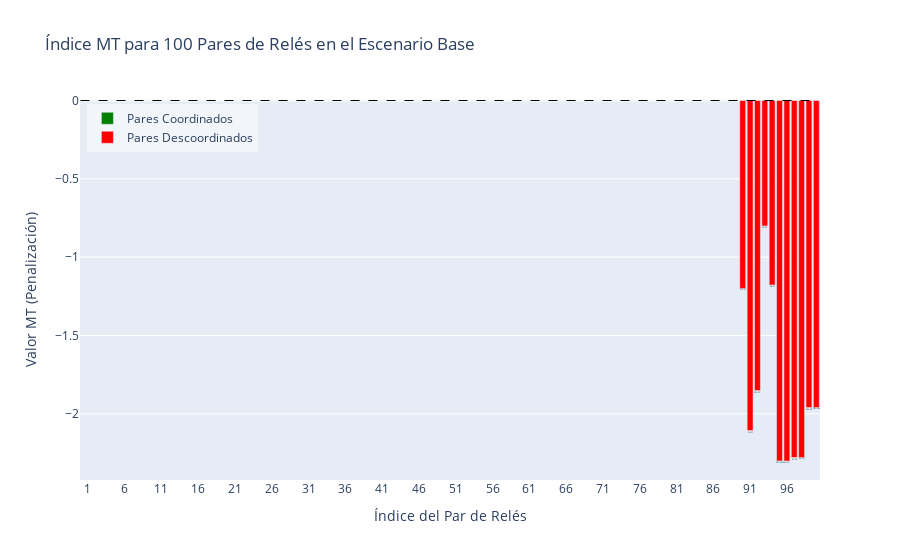
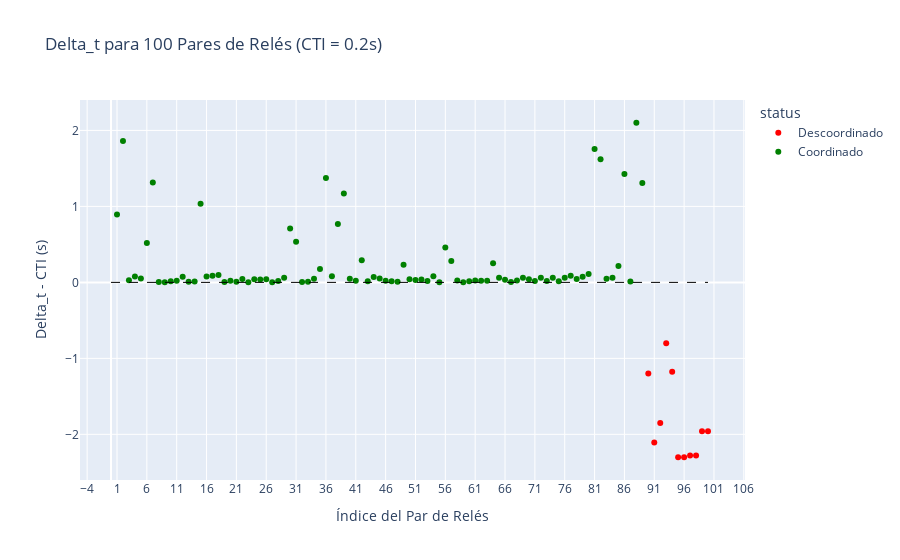
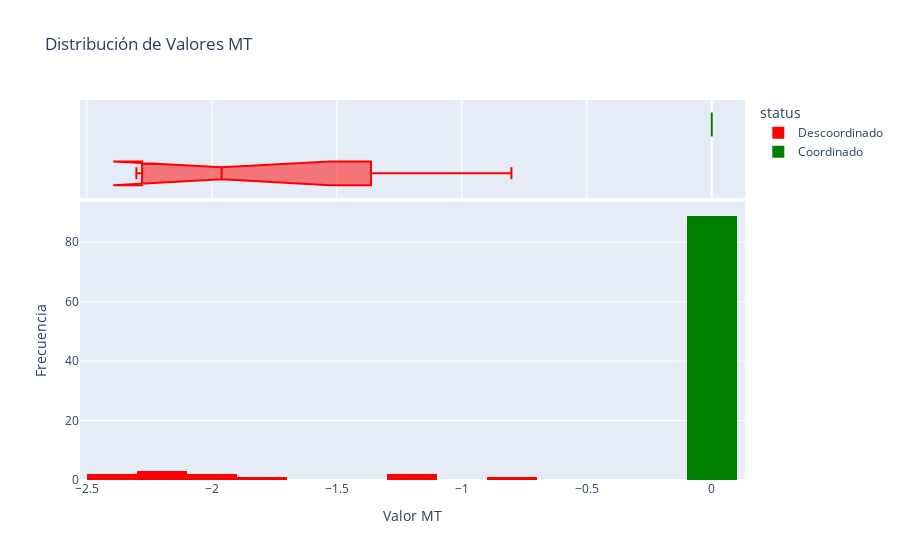

Write notebook code for charts like these, in order.
### Code cell
import json
import os
import math
import copy # Para crear copias de los diccionarios si es necesario

# --- Constantes ---
CTI = 0.2  # Intervalo de tiempo de coordinación típico (en segundos)
TARGET_SCENARIO_ID = "scenario_15" # Escenario específico a analizar

# --- Ruta del archivo ---
input_file = "/Users/gustavo/Documents/Projects/TESIS_UNAL/ADAPTIVE_ALGORITHM/data/processed/independent_relay_pairs_optimization.json"

print(f"Archivo de entrada: {input_file}")
print(f"Analizando SOLAMENTE para: '{TARGET_SCENARIO_ID}'")

# Listas para clasificar los pares del escenario objetivo
coordinated_pairs = []
uncoordinated_pairs = []

try:
    # 1. Cargar el archivo JSON (lista de pares)
    print("Cargando datos (lista de pares)...")
    with open(input_file, 'r') as f:
        relay_pairs_data = json.load(f)
    print("Datos cargados correctamente.")

    # Validar que es una lista
    if not isinstance(relay_pairs_data, list):
        raise TypeError(f"Error: El archivo {input_file} no contiene una lista JSON.")

    # 2. Procesar cada par de relés, filtrando por scenario_id
    print(f"Calculando delta_t, mt y clasificando pares para '{TARGET_SCENARIO_ID}'...")
    total_pairs_read = 0
    scenario_pairs_found = 0
    skipped_pairs_count = 0 # Pares omitidos DENTRO del scenario_id objetivo

    for pair_entry in relay_pairs_data:
        total_pairs_read += 1
        if not isinstance(pair_entry, dict):
            # Contar como leído pero no procesado si no es diccionario
            continue

        # --- FILTRAR POR SCENARIO_ID ---
        current_scenario_id = pair_entry.get("scenario_id")
        if current_scenario_id != TARGET_SCENARIO_ID:
            continue # Omitir este par si no es del escenario objetivo
        # ---------------------------------

        # Si llegamos aquí, el par pertenece a TARGET_SCENARIO_ID
        scenario_pairs_found += 1

        # Obtener información de los relés de forma segura
        main_relay_info = pair_entry.get('main_relay')
        backup_relay_info = pair_entry.get('backup_relay')

        if not isinstance(main_relay_info, dict) or not isinstance(backup_relay_info, dict):
            print(f"Advertencia ({TARGET_SCENARIO_ID}): Falta información de relé principal o de respaldo en: {pair_entry.get('line', 'N/A')}-{pair_entry.get('fault', 'N/A')}. Par omitido.")
            skipped_pairs_count += 1
            continue

        # Obtener tiempos de operación de forma segura
        main_time = main_relay_info.get('Time_out')
        backup_time = backup_relay_info.get('Time_out')

        # Validar que los tiempos son números
        if not isinstance(main_time, (int, float)) or not isinstance(backup_time, (int, float)):
            print(f"Advertencia ({TARGET_SCENARIO_ID}): Tiempo(s) de operación no numéricos o faltantes en: {pair_entry.get('line', 'N/A')}-{pair_entry.get('fault', 'N/A')} (Main: {main_time}, Backup: {backup_time}). Par omitido.")
            skipped_pairs_count += 1
            continue

        # --- Realizar Cálculos ---
        delta_t = backup_time - main_time - CTI
        mt = (delta_t - abs(delta_t)) / 2  # Penalización solo si delta_t es negativo

        # Crear una copia del par y añadirle los resultados del cálculo
        pair_info = copy.deepcopy(pair_entry)
        pair_info['delta_t'] = delta_t
        pair_info['mt'] = mt

        # --- Clasificar (solo pares del TARGET_SCENARIO_ID) ---
        if delta_t >= 0:
            coordinated_pairs.append(pair_info)
        else:
            uncoordinated_pairs.append(pair_info)

    print("Procesamiento de pares completado.")

    # 3. Calcular Métricas Finales (solo para TARGET_SCENARIO_ID)
    if scenario_pairs_found == 0:
         print (f"No se encontraron pares válidos para '{TARGET_SCENARIO_ID}' en el archivo.")
    else:
        total_valid_pairs_scenario = len(coordinated_pairs) + len(uncoordinated_pairs) # Pares válidos DENTRO del escenario
        miscoordination_count_scenario = len(uncoordinated_pairs)
        # Sumar 'mt' solo de los pares del escenario objetivo (que son los únicos en las listas)
        tmt_total_scenario = sum(pair["mt"] for pair in coordinated_pairs + uncoordinated_pairs)


        # 4. Imprimir Resultados
        print(f"\n--- Resultados del Análisis de Coordinación para '{TARGET_SCENARIO_ID}' ---")
        print(f"Total de pares leídos del archivo: {total_pairs_read}")
        print(f"Total de pares encontrados para '{TARGET_SCENARIO_ID}': {scenario_pairs_found}")
        if skipped_pairs_count > 0:
            print(f"Pares omitidos DENTRO de '{TARGET_SCENARIO_ID}' (datos inválidos/faltantes): {skipped_pairs_count}")
        print(f"Total de pares válidos analizados para '{TARGET_SCENARIO_ID}': {total_valid_pairs_scenario}")
        print(f"Número de pares coordinados (delta_t >= 0) en '{TARGET_SCENARIO_ID}': {len(coordinated_pairs)}")
        print(f"Número de pares DESCOORDINADOS (delta_t < 0) en '{TARGET_SCENARIO_ID}': {miscoordination_count_scenario}")
        print(f"Suma total de penalización por descoordinación (TMT Total) para '{TARGET_SCENARIO_ID}': {tmt_total_scenario:.5f}") # Imprimir con 5 decimales

except FileNotFoundError:
    print(f"Error CRÍTICO: No se pudo encontrar el archivo de entrada: {input_file}")
except TypeError as e:
    print(f"Error CRÍTICO: Problema con el tipo de datos esperado en el archivo JSON: {e}")
except json.JSONDecodeError as e:
    print(f"Error CRÍTICO: El archivo de entrada JSON ({input_file}) está mal formado: {e}")
except Exception as e:
    import traceback
    print(f"Error inesperado durante el procesamiento: {e}")
    print("--- Traceback ---")
    traceback.print_exc()
    print("-----------------")

import plotly.graph_objects as go
import plotly.express as px
import pandas as pd
import numpy as np

# Preparar los datos para la gráfica
def prepare_data_for_plot(coordinated_pairs, uncoordinated_pairs):
    # Combinar ambas listas
    all_pairs = coordinated_pairs + uncoordinated_pairs
    
    # Crear un DataFrame para facilitar el manejo de datos
    pairs_data = []
    for idx, pair in enumerate(all_pairs):
        # CORRECCIÓN: Cambiar 'RelayID' por 'relay' para obtener los identificadores correctos
        main_relay_name = pair.get('main_relay', {}).get('relay', f"Main_{idx}")
        backup_relay_name = pair.get('backup_relay', {}).get('relay', f"Backup_{idx}")
        pair_name = f"{main_relay_name}-{backup_relay_name}"
        
        # También obtener las líneas si están disponibles
        main_line = pair.get('main_relay', {}).get('line', 'N/A')
        backup_line = pair.get('backup_relay', {}).get('line', 'N/A')
        
        pairs_data.append({
            'index': idx + 1,  # Para enumerar los pares
            'pair_name': pair_name,
            'main_relay': main_relay_name,
            'backup_relay': backup_relay_name,
            'main_line': main_line,
            'backup_line': backup_line,
            'mt': pair.get('mt', 0),
            'delta_t': pair.get('delta_t', 0),
            'status': 'Coordinado' if pair.get('delta_t', 0) >= 0 else 'Descoordinado',
            'line': pair.get('line', 'N/A'),
            'fault': pair.get('fault', 'N/A')
        })
    
    return pd.DataFrame(pairs_data)

# Crear la visualización
def plot_mt_values(df):
    # Ordenar por valor de MT (de peor a mejor)
    df_sorted = df.sort_values(by='mt')
    
    # Crear un gráfico de barras para MT
    fig = go.Figure()
    
    # Añadir barras para pares coordinados (en verde)
    coordinated_df = df_sorted[df_sorted['status'] == 'Coordinado']
    fig.add_trace(go.Bar(
        x=coordinated_df['index'],
        y=coordinated_df['mt'],
        name='Pares Coordinados',
        marker_color='green',
        text=coordinated_df['pair_name'],
        hovertemplate='<b>%{text}</b><br>MT: %{y:.5f}<br>Índice: %{x}<extra></extra>'
    ))
    
    # Añadir barras para pares descoordinados (en rojo)
    uncoordinated_df = df_sorted[df_sorted['status'] == 'Descoordinado']
    fig.add_trace(go.Bar(
        x=uncoordinated_df['index'],
        y=uncoordinated_df['mt'],
        name='Pares Descoordinados',
        marker_color='red',
        text=uncoordinated_df['pair_name'],
        hovertemplate='<b>%{text}</b><br>MT: %{y:.5f}<br>Índice: %{x}<extra></extra>'
    ))
    
    # Añadir una línea horizontal en y=0
    fig.add_shape(
        type='line',
        x0=0,
        y0=0,
        x1=len(df),
        y1=0,
        line=dict(color='black', width=1, dash='dash')
    )
    
    # Personalizar la apariencia
    fig.update_layout(
        title=f'Índice MT para {len(df)} Pares de Relés en el Escenario Base',
        xaxis_title='Índice del Par de Relés',
        yaxis_title='Valor MT (Penalización)',
        barmode='group',
        xaxis=dict(
            tickmode='linear',
            tick0=1,
            dtick=5,
        ),
        legend=dict(
            x=0.01,
            y=0.99,
            bgcolor='rgba(255, 255, 255, 0.5)',
            bordercolor='rgba(0, 0, 0, 0.5)'
        )
    )
    
    # Mostrar el gráfico
    fig.show()

    # También crear una gráfica de delta_t para ver la diferencia de tiempos
    fig_delta = px.scatter(
        df_sorted,
        x='index',
        y='delta_t',
        color='status',
        color_discrete_map={'Coordinado': 'green', 'Descoordinado': 'red'},
        hover_data=['pair_name', 'delta_t', 'mt'],
        title=f'Delta_t para {len(df)} Pares de Relés (CTI = {CTI}s)'
    )
    
    # Añadir línea de CTI
    fig_delta.add_shape(
        type='line',
        x0=0,
        y0=0,
        x1=len(df),
        y1=0,
        line=dict(color='black', width=1, dash='dash')
    )
    
    fig_delta.update_layout(
        xaxis_title='Índice del Par de Relés',
        yaxis_title='Delta_t - CTI (s)',
        xaxis=dict(
            tickmode='linear',
            tick0=1,
            dtick=5,
        )
    )
    
    fig_delta.show()
    
    # Gráfico de distribución de valores MT
    fig_hist = px.histogram(
        df_sorted, 
        x='mt',
        color='status',
        color_discrete_map={'Coordinado': 'green', 'Descoordinado': 'red'},
        marginal='box',
        title="Distribución de Valores MT"
    )
    fig_hist.update_layout(
        xaxis_title='Valor MT',
        yaxis_title='Frecuencia',
    )
    fig_hist.show()

# Ejecutar la visualización
try:
    # Preparar los datos
    df = prepare_data_for_plot(coordinated_pairs, uncoordinated_pairs)
    
    # Generar las gráficas
    plot_mt_values(df)
    
    # Mostrar un resumen estadístico
    print("\n--- Resumen Estadístico de MT ---")
    print(f"Mínimo: {df['mt'].min():.5f}")
    print(f"Máximo: {df['mt'].max():.5f}")  # CORREGIDO: era min(), ahora es max()
    print(f"Promedio: {df['mt'].mean():.5f}")
    print(f"Mediana: {df['mt'].median():.5f}")
    
    # Identificar los 5 pares con peor descoordinación (MT más negativo)
    if len(df[df['status'] == 'Descoordinado']) > 0:
        print("\n--- 5 Pares con Mayor Descoordinación ---")
        worst_pairs = df.sort_values(by='mt').head(5)
        for idx, row in worst_pairs.iterrows():
            # MEJORADO: Incluir más información útil en el resumen
            print(f"Par: {row['pair_name']} (Líneas: {row['main_line']}-{row['backup_line']}), Falla: {row['fault']}, MT: {row['mt']:.5f}, Delta_t: {row['delta_t']:.5f}")
    
except Exception as e:
    print(f"Error al crear las gráficas: {e}")

### Figure 1 — Plotly figure (JSON) as saved in the notebook; plotly's stock layout.template omitted (floating-point values rounded to 4 significant figures)
{"data": [{"hovertemplate": "<b>%{text}</b><br>MT: %{y:.5f}<br>Índice: %{x}<extra></extra>", "marker": {"color": "green"}, "name": "Pares Coordinados", "text": ["R27-R26", "R67-R68", "R30-R29", "R40-R41", "R3-R59", "R3-R2", "R59-R60", "R22-R40", "R22-R2", "R66-R67", "R31-R30", "R29-R28", "R65-R66", "R65-R37", "R28-R27", "R64-R65", "R63-R64", "R29-R37", "R32-R31", "R69-R36", "R71-R52", "R71-R14", "R46-R47", "R8-R70", "R44-R45", "R44-R70", "R43-R44", "R6-R62", "R6-R5", "R62-R63", "R25-R43", "R25-R5", "R42-R62", "R42-R43", "R26-R25", "R41-R42", "R4-R3", "R68-R69", "R5-R4", "R38-R39", "R37-R24", "R54-R73", "R17-R16", "R53-R54", "R16-R15", "R52-R53", "R15-R34", "R15-R14", "R51-R34", "R51-R52", "R14-R13", "R50-R51", "R13-R12", "R49-R50", "R12-R72", "R12-R11", "R48-R72", "R48-R49", "R11-R10", "R47-R48", "R10-R9", "R38-R55", "R36-R17", "R74-R28", "R73-R32", "R56-R57", "R61-R74", "R24-R23", "R60-R61", "R23-R22", "R35-R49", "R35-R11", "R72-R21", "R70-R20", "R70-R58", "R33-R45", "R58-R35", "R21-R33", "R21-R20", "R57-R33", "R57-R58", "R20-R19", "R39-R59", "R39-R40", "R2-R55", "R55-R56", "R18-R39", "R19-R18", "R74-R66"], "type": "bar", "x": [53, 68, 67, 66, 65, 64, 63, 62, 61, 60, 69, 58, 57, 56, 55, 54, 52, 59, 71, 72, 89, 88, 87, 86, 85, 84, 83, 82, 81, 80, 79, 78, 77, 76, 51, 74, 73, 70, 75, 1, 48, 22, 21, 20, 19, 18, 17, 16, 15, 14, 13, 12, 11, 10, 9, 8, 7, 6, 5, 4, 3, 2, 23, 49, 24, 26, 47, 46, 45, 44, 43, 42, 41, 40, 39, 38, 37, 36, 35, 34, 33, 32, 31, 30, 29, 28, 27, 25, 50], "y": [0, 0, 0, 0, 0, 0, 0, 0, 0, 0, 0, 0, 0, 0, 0, 0, 0, 0, 0, 0, 0, 0, 0, 0, 0, 0, 0, 0, 0, 0, 0, 0, 0, 0, 0, 0, 0, 0, 0, 0, 0, 0, 0, 0, 0, 0, 0, 0, 0, 0, 0, 0, 0, 0, 0, 0, 0, 0, 0, 0, 0, 0, 0, 0, 0, 0, 0, 0, 0, 0, 0, 0, 0, 0, 0, 0, 0, 0, 0, 0, 0, 0, 0, 0, 0, 0, 0, 0, 0]}, {"hovertemplate": "<b>%{text}</b><br>MT: %{y:.5f}<br>Índice: %{x}<extra></extra>", "marker": {"color": "red"}, "name": "Pares Descoordinados", "text": ["R45-R71", "R45-R46", "R9-R71", "R9-R8", "R2-R1", "R34-R46", "R34-R8", "R33-R7", "R18-R1", "R8-R7", "R7-R6"], "type": "bar", "x": [96, 95, 98, 97, 91, 100, 99, 92, 90, 94, 93], "y": [-2.302, -2.302, -2.279, -2.279, -2.107, -1.961, -1.961, -1.852, -1.2, -1.178, -0.8014]}], "layout": {"barmode": "group", "legend": {"bgcolor": "rgba(255, 255, 255, 0.5)", "bordercolor": "rgba(0, 0, 0, 0.5)", "x": 0.01, "y": 0.99}, "shapes": [{"line": {"color": "black", "dash": "dash", "width": 1}, "type": "line", "x0": 0, "x1": 100, "y0": 0, "y1": 0}], "title": {"text": "Índice MT para 100 Pares de Relés en el Escenario Base"}, "xaxis": {"dtick": 5, "tick0": 1, "tickmode": "linear", "title": {"text": "Índice del Par de Relés"}}, "yaxis": {"title": {"text": "Valor MT (Penalización)"}}}}

### Figure 2 — Plotly figure (JSON) as saved in the notebook; plotly's stock layout.template omitted (floating-point values rounded to 4 significant figures; data arrays with more than 128 entries replaced by an {"elided": "..."} marker saying what was removed)
{"data": [{"customdata": [["R45-R71", -2.302], ["R45-R46", -2.302], ["R9-R71", -2.279], ["R9-R8", -2.279], ["R2-R1", -2.107], ["R34-R46", -1.961], ["R34-R8", -1.961], ["R33-R7", -1.852], ["R18-R1", -1.2], ["R8-R7", -1.178], ["R7-R6", -0.8014]], "hovertemplate": "status=Descoordinado<br>index=%{x}<br>delta_t=%{y}<br>pair_name=%{customdata[0]}<br>mt=%{customdata[1]}<extra></extra>", "legendgroup": "Descoordinado", "marker": {"color": "red", "symbol": "circle"}, "mode": "markers", "name": "Descoordinado", "orientation": "v", "showlegend": true, "type": "scatter", "x": [96, 95, 98, 97, 91, 100, 99, 92, 90, 94, 93], "xaxis": "x", "y": [-2.302, -2.302, -2.279, -2.279, -2.107, -1.961, -1.961, -1.852, -1.2, -1.178, -0.8014], "yaxis": "y"}, {"customdata": {"elided": "89x2 mixed values"}, "hovertemplate": "status=Coordinado<br>index=%{x}<br>delta_t=%{y}<br>pair_name=%{customdata[0]}<br>mt=%{customdata[1]}<extra></extra>", "legendgroup": "Coordinado", "marker": {"color": "green", "symbol": "circle"}, "mode": "markers", "name": "Coordinado", "orientation": "v", "showlegend": true, "type": "scatter", "x": [53, 68, 67, 66, 65, 64, 63, 62, 61, 60, 69, 58, 57, 56, 55, 54, 52, 59, 71, 72, 89, 88, 87, 86, 85, 84, 83, 82, 81, 80, 79, 78, 77, 76, 51, 74, 73, 70, 75, 1, 48, 22, 21, 20, 19, 18, 17, 16, 15, 14, 13, 12, 11, 10, 9, 8, 7, 6, 5, 4, 3, 2, 23, 49, 24, 26, 47, 46, 45, 44, 43, 42, 41, 40, 39, 38, 37, 36, 35, 34, 33, 32, 31, 30, 29, 28, 27, 25, 50], "xaxis": "x", "y": [0.0187, 0.0252, 0.0057, 0.0356, 0.0607, 0.2531, 0.0207, 0.0218, 0.0232, 0.014, 0.0616, 0.0256, 0.2812, 0.459, 0.0017, 0.079, 0.0362, 0.0004, 0.0166, 0.0619, 1.307, 2.101, 0.0106, 1.425, 0.2165, 0.0605, 0.0487, 1.621, 1.754, 0.1096, 0.0733, 0.0439, 0.0866, 0.0593, 0.0323, 0.0611, 0.0176, 0.04, 0.0141, 0.8924, 0.0068, 0.0437, 0.0097, 0.0205, 0.0038, 0.0963, 0.0885, 0.0772, 1.034, 0.0105, 0.0088, 0.0726, 0.0207, 0.0144, 0.0016, 0.0062, 1.316, 0.5177, 0.0507, 0.0777, 0.0283, 1.859, 0.0026, 0.231, 0.0395, 0.0404, 0.015, 0.0227, 0.0522, 0.0711, 0.0149, 0.291, 0.0204, 0.0492, 1.17, 0.767, 0.0792, 1.372, 0.1752, 0.0464, 0.0084, 0.0037, 0.5347, 0.7081, 0.0615, 0.0177, 0.0024, 0.0382, 0.0405], "yaxis": "y"}], "layout": {"legend": {"title": {"text": "status"}, "tracegroupgap": 0}, "shapes": [{"line": {"color": "black", "dash": "dash", "width": 1}, "type": "line", "x0": 0, "x1": 100, "y0": 0, "y1": 0}], "title": {"text": "Delta_t para 100 Pares de Relés (CTI = 0.2s)"}, "xaxis": {"anchor": "y", "domain": [0, 1], "dtick": 5, "tick0": 1, "tickmode": "linear", "title": {"text": "Índice del Par de Relés"}}, "yaxis": {"anchor": "x", "domain": [0, 1], "title": {"text": "Delta_t - CTI (s)"}}}}

### Figure 3 — Plotly figure (JSON) as saved in the notebook; plotly's stock layout.template omitted (floating-point values rounded to 4 significant figures)
{"data": [{"alignmentgroup": "True", "bingroup": "x", "hovertemplate": "status=Descoordinado<br>mt=%{x}<br>count=%{y}<extra></extra>", "legendgroup": "Descoordinado", "marker": {"color": "red", "pattern": {"shape": ""}}, "name": "Descoordinado", "offsetgroup": "Descoordinado", "orientation": "v", "showlegend": true, "type": "histogram", "x": [-2.302, -2.302, -2.279, -2.279, -2.107, -1.961, -1.961, -1.852, -1.2, -1.178, -0.8014], "xaxis": "x", "yaxis": "y"}, {"alignmentgroup": "True", "hovertemplate": "status=Descoordinado<br>mt=%{x}<extra></extra>", "legendgroup": "Descoordinado", "marker": {"color": "red"}, "name": "Descoordinado", "notched": true, "offsetgroup": "Descoordinado", "showlegend": false, "type": "box", "x": [-2.302, -2.302, -2.279, -2.279, -2.107, -1.961, -1.961, -1.852, -1.2, -1.178, -0.8014], "xaxis": "x2", "yaxis": "y2"}, {"alignmentgroup": "True", "bingroup": "x", "hovertemplate": "status=Coordinado<br>mt=%{x}<br>count=%{y}<extra></extra>", "legendgroup": "Coordinado", "marker": {"color": "green", "pattern": {"shape": ""}}, "name": "Coordinado", "offsetgroup": "Coordinado", "orientation": "v", "showlegend": true, "type": "histogram", "x": [0, 0, 0, 0, 0, 0, 0, 0, 0, 0, 0, 0, 0, 0, 0, 0, 0, 0, 0, 0, 0, 0, 0, 0, 0, 0, 0, 0, 0, 0, 0, 0, 0, 0, 0, 0, 0, 0, 0, 0, 0, 0, 0, 0, 0, 0, 0, 0, 0, 0, 0, 0, 0, 0, 0, 0, 0, 0, 0, 0, 0, 0, 0, 0, 0, 0, 0, 0, 0, 0, 0, 0, 0, 0, 0, 0, 0, 0, 0, 0, 0, 0, 0, 0, 0, 0, 0, 0, 0], "xaxis": "x", "yaxis": "y"}, {"alignmentgroup": "True", "hovertemplate": "status=Coordinado<br>mt=%{x}<extra></extra>", "legendgroup": "Coordinado", "marker": {"color": "green"}, "name": "Coordinado", "notched": true, "offsetgroup": "Coordinado", "showlegend": false, "type": "box", "x": [0, 0, 0, 0, 0, 0, 0, 0, 0, 0, 0, 0, 0, 0, 0, 0, 0, 0, 0, 0, 0, 0, 0, 0, 0, 0, 0, 0, 0, 0, 0, 0, 0, 0, 0, 0, 0, 0, 0, 0, 0, 0, 0, 0, 0, 0, 0, 0, 0, 0, 0, 0, 0, 0, 0, 0, 0, 0, 0, 0, 0, 0, 0, 0, 0, 0, 0, 0, 0, 0, 0, 0, 0, 0, 0, 0, 0, 0, 0, 0, 0, 0, 0, 0, 0, 0, 0, 0, 0], "xaxis": "x2", "yaxis": "y2"}], "layout": {"barmode": "relative", "legend": {"title": {"text": "status"}, "tracegroupgap": 0}, "title": {"text": "Distribución de Valores MT"}, "xaxis": {"anchor": "y", "domain": [0, 1], "title": {"text": "Valor MT"}}, "xaxis2": {"anchor": "y2", "domain": [0, 1], "matches": "x", "showgrid": true, "showticklabels": false}, "yaxis": {"anchor": "x", "domain": [0, 0.7326], "title": {"text": "Frecuencia"}}, "yaxis2": {"anchor": "x2", "domain": [0.7426, 1], "matches": "y2", "showgrid": false, "showline": false, "showticklabels": false, "ticks": ""}}}
